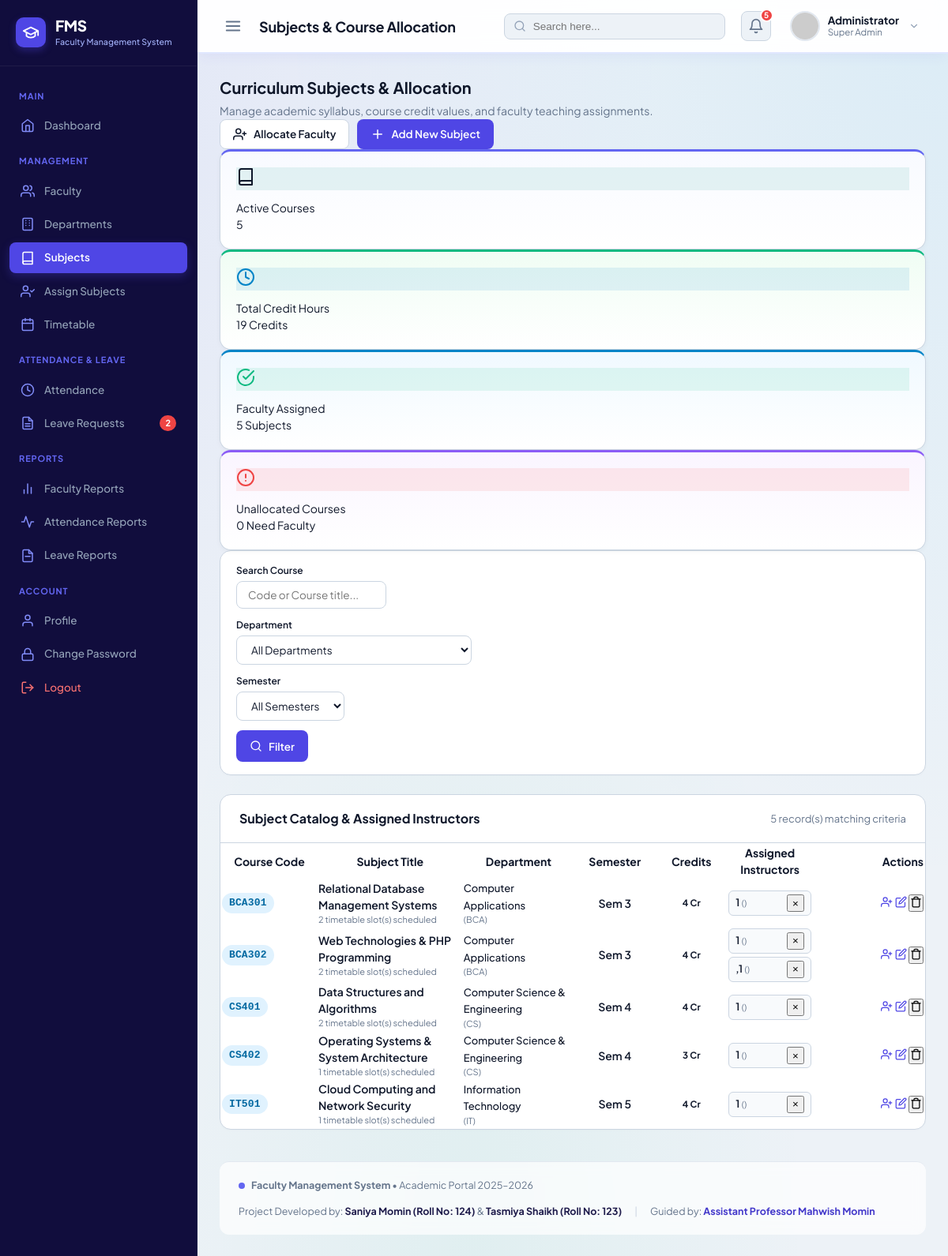
Screenshot of /admin/subjects/index.php with the database file from the repository.
### tables this page shows
CREATE TABLE `subjects` (
  `id` INT AUTO_INCREMENT PRIMARY KEY,
  `subject_code` VARCHAR(20) NOT NULL UNIQUE,
  `subject_name` VARCHAR(100) NOT NULL,
  `department_id` INT NOT NULL,
  `semester` INT NOT NULL,
  `credits` INT NOT NULL DEFAULT 4,
  `created_at` TIMESTAMP DEFAULT CURRENT_TIMESTAMP,
  INDEX `idx_subjects_dept` (`department_id`),
  INDEX `idx_subjects_semester` (`semester`),
  CONSTRAINT `fk_subjects_department` FOREIGN KEY (`department_id`) 
    REFERENCES `departments` (`id`) ON DELETE CASCADE ON UPDATE CASCADE
);

CREATE TABLE `departments` (
  `id` INT AUTO_INCREMENT PRIMARY KEY,
  `dept_code` VARCHAR(10) NOT NULL UNIQUE,
  `dept_name` VARCHAR(100) NOT NULL,
  `description` VARCHAR(255) DEFAULT NULL,
  `created_at` TIMESTAMP DEFAULT CURRENT_TIMESTAMP
);

### admin/subjects/index.php (the view, shortened to what the rows shown need)
<?php
$db = getDB();
$where = [];
$params = [];
$whereClause = !empty($where) ? "WHERE " . implode(" AND ", $where) : "";
$subjects = [];
try {
    $sql = "
        SELECT s.*,
               d.dept_code,
               d.dept_name,
               (
                   SELECT GROUP_CONCAT(f.full_name || '::' || f.id || '::' || f.emp_id, '||')
                   FROM faculty_subjects fs
                   JOIN faculty f ON fs.faculty_id = f.id
                   WHERE fs.subject_id = s.id
               ) AS assigned_faculty_raw,
               (
                   SELECT COUNT(*)
                   FROM timetable t
                   WHERE t.subject_id = s.id
               ) AS timetable_slot_count
        FROM subjects s
        JOIN departments d ON s.department_id = d.id
        {$whereClause}
        ORDER BY d.dept_code ASC, s.semester ASC, s.subject_code ASC
    ";
    $stmt = $db->prepare($sql);
    $stmt->execute($params);
    $subjects = $stmt->fetchAll();
} catch (Exception $e) {
    error_log("Subjects List Error: " . $e->getMessage());
}
include __DIR__ . '/../../includes/header.php';
?>
<div class="content-header">
    <div>
        <h2 style="font-size: 20px; font-weight: 700; color: var(--text); margin: 0 0 4px;">Curriculum Subjects &amp; Allocation</h2>
    </div>
</div>
<div class="card">
    <div class="table-responsive">
        <table class="table">
            <thead>
                <tr>
                    <th style="width: 120px;">Course Code</th>
                    <th>Subject Title</th>
                    <th>Department</th>
                    <th style="text-align: center; width: 100px;">Semester</th>
                    <th style="text-align: center; width: 90px;">Credits</th>
                    <th>Assigned Instructors</th>
                    <th style="text-align: right; width: 140px;" class="no-print">Actions</th>
                </tr>
            </thead>
            <tbody>
                <?php if (empty($subjects)): ?>
                    <tr>
                        <td colspan="7">
                            <div class="empty-state">
                                <div class="empty-state-icon">
                                    <svg width="24" height="24" viewBox="0 0 24 24" fill="none" stroke="currentColor" stroke-width="2" stroke-linecap="round" stroke-linejoin="round">
                                        <path d="M4 19.5A2.5 2.5 0 0 1 6.5 17H20"/>
                                        <path d="M6.5 2H20v20H6.5A2.5 2.5 0 0 1 4 19.5v-15A2.5 2.5 0 0 1 6.5 2z"/>
                                    </svg>
                                </div>
                                <div class="empty-state-title">No Subjects Found</div>
                                <p class="empty-state-desc">
                                    No subjects match the filter criteria or no curriculum has been entered yet.
                                </p>
                                <a href="<?php echo BASE_URL; ?>admin/subjects/add.php" class="btn btn-primary" style="margin-top: 12px;">
                                    Create New Course
                                </a>
                            </div>
                        </td>
                    </tr>
                <?php else: ?>
                    <?php foreach ($subjects as $s): ?>
                        <tr>
                            <td>
                                <span class="badge badge-info" style="font-family: monospace; font-size: 13px; font-weight: 700;">
                                    <?php echo escape($s['subject_code']); ?>
                                </span>
                            </td>
                            <td>
                                <div style="font-weight: 600; color: var(--text);">
                                    <?php echo escape($s['subject_name']); ?>
                                </div>
                                <?php if ($s['timetable_slot_count'] > 0): ?>
                                    <div style="font-size: 11px; color: var(--text-muted);">
                                        <?php echo (int)$s['timetable_slot_count']; ?> timetable slot(s) scheduled
                                    </div>
                                <?php endif; ?>
                            </td>
                            <td>
                                <span style="font-weight: 500; font-size: 13px;">
                                    <?php echo escape($s['dept_name']); ?>
                                </span>
                                <span style="font-size: 11px; color: var(--text-muted); display: block;">
                                    (<?php echo escape($s['dept_code']); ?>)
                                </span>
                            </td>
                            <td style="text-align: center;">
                                <span style="font-weight: 600; color: var(--text);">
                                    Sem <?php echo (int)$s['semester']; ?>
                                </span>
                            </td>
                            <td style="text-align: center;">
                                <span class="badge badge-warning" style="font-weight: 700;">
                                    <?php echo (int)$s['credits']; ?> Cr
                                </span>
                            </td>
                            <td>
                                <?php if (!empty($s['assigned_faculty_raw'])): ?>
                                    <div style="display: flex; flex-direction: column; gap: 4px;">
                                        <?php
                                            $facultyEntries = explode('||', $s['assigned_faculty_raw']);
                                            foreach ($facultyEntries as $entry):
                                                if (empty($entry)) continue;
                                                $parts = explode('::', $entry);
                                                $fName = $parts[0] ?? '';
                                                $fId = (int)($parts[1] ?? 0);
                                                $fEmp = $parts[2] ?? '';
                                        ?>
                                            <div style="display: flex; align-items: center; justify-content: space-between; gap: 8px; font-size: 13px; background: #F8FAFC; padding: 4px 8px; border-radius: 6px; border: 1px solid var(--border);">
                                                <a href="<?php echo BASE_URL; ?>admin/faculty/view.php?id=<?php echo $fId; ?>" style="color: var(--primary-dark); font-weight: 600; text-decoration: none;">
                                                    <?php echo escape($fName); ?>
                                                    <span style="font-size: 11px; color: var(--text-muted); font-weight: normal;">(<?php echo escape($fEmp); ?>)</span>
                                                </a>
                                                <form method="POST" action="<?php echo BASE_URL; ?>admin/subjects/deallocate.php" style="display: inline;" onsubmit="return confirm('Remove <?php echo escape($fName); ?> from teaching <?php echo escape($s['subject_code']); ?>?');">
                                                    <button type="submit" class="btn-action btn-action-danger no-print" title="Remove Allocation" style="width: 22px; height: 22px; padding: 0;">
                                                        &times;
                                                    </button>
                                                </form>
                                            </div>
                                        <?php endforeach; ?>
                                    </div>
                                <?php endif; ?>
                            </td>
                            <td style="text-align: right;" class="no-print">
                                <div class="table-actions" style="justify-content: flex-end;">
                                    <a href="<?php echo BASE_URL; ?>admin/subjects/allocate.php?subject_id=<?php echo (int)$s['id']; ?>"
                                       class="btn-action"
                                       title="Allocate Faculty">
                                        <svg width="15" height="15" viewBox="0 0 24 24" fill="none" stroke="currentColor" stroke-width="2" stroke-linecap="round" stroke-linejoin="round">
                                            <path d="M16 21v-2a4 4 0 0 0-4-4H5a4 4 0 0 0-4 4v2"/>
                                            <circle cx="9" cy="7" r="4"/>
                                            <line x1="19" y1="8" x2="19" y2="14"/>
                                            <line x1="22" y1="11" x2="16" y2="11"/>
                                        </svg>
                                    </a>
                                    <a href="<?php echo BASE_URL; ?>admin/subjects/edit.php?id=<?php echo (int)$s['id']; ?>"
                                       class="btn-action"
                                       title="Edit Subject">
                                        <svg width="15" height="15" viewBox="0 0 24 24" fill="none" stroke="currentColor" stroke-width="2" stroke-linecap="round" stroke-linejoin="round">
                                            <path d="M11 4H4a2 2 0 0 0-2 2v14a2 2 0 0 0 2 2h14a2 2 0 0 0 2-2v-7"/>
                                            <path d="M18.5 2.5a2.121 2.121 0 0 1 3 3L12 15l-4 1 1-4 9.5-9.5z"/>
                                        </svg>
                                    </a>
                                    <form method="POST"
                                          action="<?php echo BASE_URL; ?>admin/subjects/delete.php"
                                          style="display: inline;"
                                          onsubmit="return confirm('Permanently delete <?php echo escape($s['subject_code']); ?> — <?php echo escape($s['subject_name']); ?>? This removes its timetable sessions as well.');">
                                        <button type="submit" class="btn-action btn-action-danger" title="Delete Subject">
                                            <svg width="15" height="15" viewBox="0 0 24 24" fill="none" stroke="currentColor" stroke-width="2" stroke-linecap="round" stroke-linejoin="round">
                                                <polyline points="3 6 5 6 21 6"/>
                                                <path d="M19 6v14a2 2 0 0 1-2 2H7a2 2 0 0 1-2-2V6m3 0V4a2 2 0 0 1 2-2h4a2 2 0 0 1 2 2v2"/>
                                            </svg>
                                        </button>
                                    </form>
                                </div>
                            </td>
                        </tr>
                    <?php endforeach; ?>
                <?php endif; ?>
            </tbody>
        </table>
    </div>
</div>
<?php include __DIR__ . '/../../includes/footer.php'; ?>

### rows the page displays
subjects: subject_code "BCA301", subject_name "Relational Database Management Systems", timetable_slot_count "2", department.dept_name "Computer Applications", department.dept_code "BCA", semester "3", credits "4", fName "1"
subjects: subject_code "BCA302", subject_name "Web Technologies & PHP Programming", timetable_slot_count "2", department.dept_name "Computer Applications", department.dept_code "BCA", semester "3", credits "4", fName "1", fName ",1"
subjects: subject_code "CS401", subject_name "Data Structures and Algorithms", timetable_slot_count "2", department.dept_name "Computer Science & Engineering", department.dept_code "CS", semester "4", credits "4", fName "1"
subjects: subject_code "CS402", subject_name "Operating Systems & System Architecture", timetable_slot_count "1", department.dept_name "Computer Science & Engineering", department.dept_code "CS", semester "4", credits "3", fName "1"
subjects: subject_code "IT501", subject_name "Cloud Computing and Network Security", timetable_slot_count "1", department.dept_name "Information Technology", department.dept_code "IT", semester "5", credits "4", fName "1"

### other values shown
$pendingLeaveCount "2"
$pageTitle "Subjects & Course Allocation"
$currentUser['full_name'] ?: 'Administrator' "Administrator"
$totalSubjects "5"
$totalCredits "19"
$allocatedCount "5"
$unallocatedCount "0"
count($subjects) "5"
